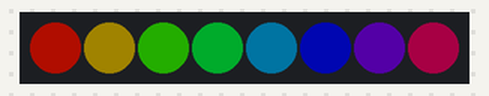
Bench run of a sketch on a simulated Arduino Uno, built with avr-gcc and run on an emulated ATmega328P. Parts: 8 RGB LEDs in strip order, left to right. Dim RGB values are drawn brighter than linear.

Above: at 0.25 s.
At 4.65 s:
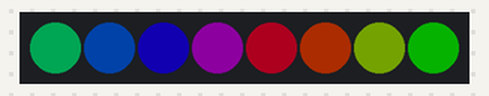
At 9.29 s:
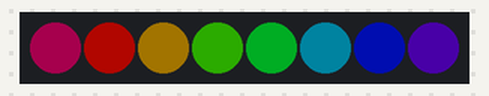
At 18.44 s:
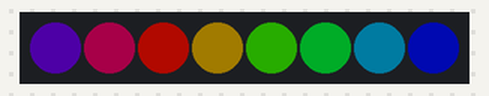
At 27.11 s:
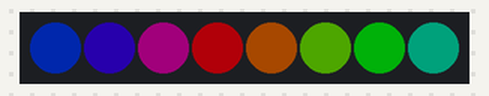
At 36.6 s:
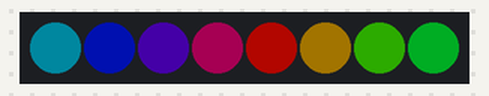

The sketch:

Tira_led_rgb_para_decoracion.ino
```cpp
#include <Adafruit_NeoPixel.h>

#define PIN 6
#define NUMPIXELS 8

Adafruit_NeoPixel pixels(NUMPIXELS, PIN, NEO_GRB + NEO_KHZ800);

void setup() {
  pixels.begin();
  pixels.setBrightness(60); // Baja el brillo (muy importante para decoración)
}

void loop() {
  arcoirisSuave(40);
}

void arcoirisSuave(int wait) {
  static int j = 0;

  for (int i = 0; i < NUMPIXELS; i++) {
    pixels.setPixelColor(i, Wheel((i * 256 / NUMPIXELS + j) & 255));
  }

  pixels.show();
  j++;
  delay(wait);
}

uint32_t Wheel(byte pos) {
  pos = 255 - pos;
  if (pos < 85) {
    return pixels.Color(255 - pos * 3, 0, pos * 3);
  }
  if (pos < 170) {
    pos -= 85;
    return pixels.Color(0, pos * 3, 255 - pos * 3);
  }
  pos -= 170;
  return pixels.Color(pos * 3, 255 - pos * 3, 0);
}
```
